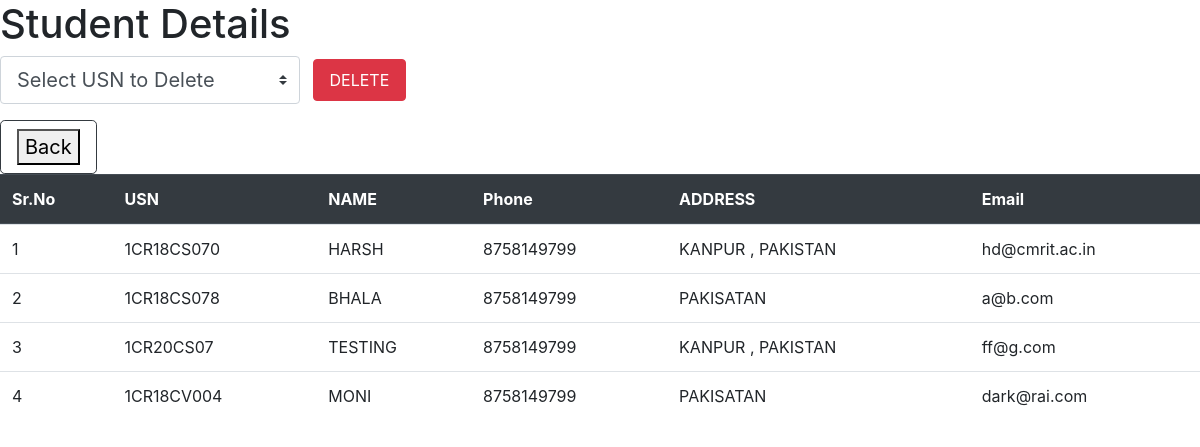
Page /view_std_data on the committed database.
### tables this page shows
CREATE TABLE student(usn TEXT PRIMARY KEY,
        name TEXT,
        mobileno TEXT,
        address TEXT,
        email TEXT);

### home.py (the view)
@app.route('/view_std_data',methods=["POST","GET"])
def view_std_data():
	if request.method=="POST":
		print(request.form)
		usn=request.form['usn_del']
		deletestdrec(usn)
	lst=viewdatastud()
	return render_template('view_std_data.html',data=lst,lenght=len(lst))
	print("**********************************")

### backend.py (called while the page is built)
def viewdatastud():
    con=sqlite3.connect("student.db")
    cur=con.cursor()
    cur.execute("SELECT * FROM student")
    rows=cur.fetchall()
    con.close()
    return rows

### templates/view_std_data.html (shortened to what this page needs)
<!DOCTYPE html>
<html>
<head>
	<link rel="stylesheet" href="https://cdn.jsdelivr.net/npm/bootstrap@4.5.3/dist/css/bootstrap.min.css">
</head>
<body>
  <strong><h1>Student Details</h1></strong>
<form method="post" action="/view_std_data">
  <select name="usn_del" class="custom-select custom-select-lg mb-3" style="width: 25%;"  >
  <option selected>Select USN to Delete</option>
</select>
<button class="btn btn-danger mx-2 mb-3 px-3 py-2" >DELETE</button>
</form>
<a href="/moderator_section" class="btn btn-outline-dark btn-lg"> <button>Back</button></a>
<table class="table">
  <thead class="thead-dark">
    <tr>
      <th scope="col">Sr.No</th>
      <th scope="col">USN</th>
      <th scope="col">NAME</th>
      <th scope="col">Phone</th>
      <th scope="col">ADDRESS</th>
      <th scope="col">Email</th>
    </tr>
  </thead>
  <tbody>
    <tr>
    	{% for j in range(lenght) %}
    		<tr>
          <td>{{j+1}}</td>
    		{% for i in range(5)%}
    			<td>{{data[j][i]}}</td>
    		{%endfor%}
    		</tr>
    	{% endfor %}
    </tr>
  </tbody>
</table>
</body>
</html>

### rows in the picture
student: usn "1CR18CS070" "HARSH" "8758149799" "KANPUR , PAKISTAN" "hd@cmrit.ac.in"
student: usn "1CR18CS078" "BHALA" "8758149799" "PAKISATAN" "a@b.com"
student: usn "1CR20CS07" "TESTING" "8758149799" "KANPUR , PAKISTAN" "ff@g.com"
student: usn "1CR18CV004" "MONI" "8758149799" "PAKISATAN" "dark@rai.com"

### other values in the picture
{{ j+1 }} "1" "2" "3" "4"
